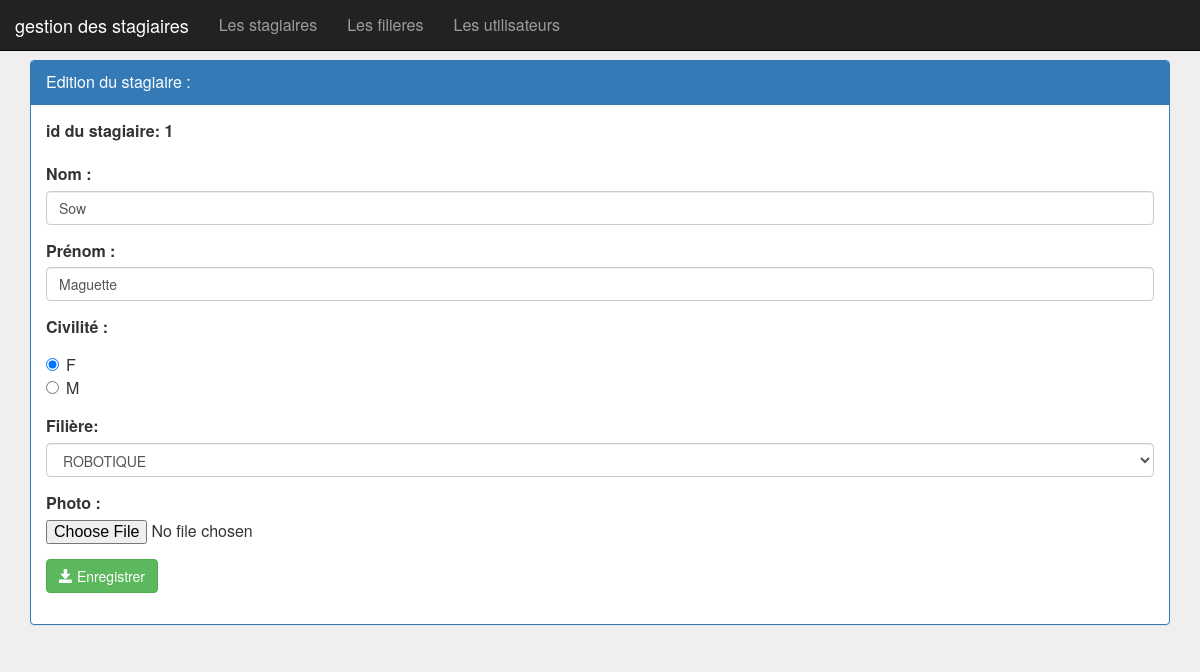
Page /editerStagiaire.php?idS=1 (signed in) on the committed database.
### tables this page shows
create table stagiaires(
    idstagiaires int primary key auto_increment, 
    nomstagiaires VARCHAR(50),
    prenom VARCHAR(50),
    civilite VARCHAR(1),
    photho VARCHAR(100),
    idfilieres int
);

create table filieres(
    idfilieres int primary key auto_increment,  
    nomfiliere VARCHAR(50),
    niveau VARCHAR(50)   
);

### editerStagiaire.php (the view, shortened to what this page needs)
<?php
    require_once('connexiondb.php');
    $idS=isset($_GET['idS'])?$_GET['idS']:0;
    $requeteS="select * from stagiaires where idstagiaires=$idS";
    $resultatS=$pdo->query($requeteS);
    $stagiaire=$resultatS->fetch();
    $nom=$stagiaire['nomstagiaires'];
    $prenom=$stagiaire['prenom'];
    $civilite=strtoupper($stagiaire['civilite']);
    $idFiliere=$stagiaire['idfilieres'];
    $requeteF="select * from filieres";
    $resultatF=$pdo->query($requeteF);
?>
<HTML>
<head>
<link rel="stylesheet" href="//netdna.bootstrapcdn.com/bootstrap/3.1.1/css/bootstrap.min.css">
<link rel="stylesheet" href="css/monstyle.css">
<link rel="stylesheet" type="text/css" href="css/font-awesome.min.css">
</head>
    <body>
        <?php include("menu.php"); ?>
        <div class="container">
             <div class="panel panel-primary margetop">
                <div class="panel-heading">Edition du stagiaire :</div>
                <div class="panel-body">
                    <form method="post" action="updateStagiaire.php" class="form"  enctype="multipart/form-data">
						<div class="form-group">
                             <label for="idstagiaires">id du stagiaire: <?php echo $idS ?></label>
                        </div>
                        <div class="form-group">
                             <label for="nomstagiaires">Nom :</label>
                            <input type="text" name="nomstagiaires" placeholder="Nom" class="form-control" value="<?php echo $nom ?>"/>
                        </div>
                        <div class="form-group">
                             <label for="prenom">Prénom :</label>
                            <input type="text" name="prenom" placeholder="Prénom" class="form-control"
                                   value="<?php echo $prenom ?>"/>
                        </div>
                        <div class="form-group">
                            <label for="civilite">Civilité :</label>
                            <div class="radio">
                                <label><input type="radio" name="civilite" value="F"
                                    <?php if($civilite==="F")echo "checked" ?> checked/> F </label><br>
                                <label><input type="radio" name="civilite" value="M"
                                    <?php if($civilite==="M")echo "checked" ?>/> M </label>
                            </div>
                        </div>
                        <div class="form-group">
                            <label for="idfilieres">Filière:</label>
				            <select name="idfilieres" class="form-control" id="idfilieres">
                              <?php while($filiere=$resultatF->fetch()) { ?>
                                <option value="<?php echo $filiere['idfilieres'] ?>"
                                         <?php if($idFiliere===$filiere['idfilieres']) echo "selected" ?>>
                                    <?php echo $filiere['nomfiliere'] ?>
                                </option>
                              <?php }?>
				            </select>
                        </div>
                        <div class="form-group">
                             <label for="photho">Photo :</label>
                            <input type="file" name="photho" />
                        </div>
				        <button type="submit" class="btn btn-success">
                            <span class="glyphicon glyphicon-save"></span>
                            Enregistrer
                        </button>
					</form>
                </div>
            </div>
        </div>
    </body>
</HTML>

### css/monstyle.css (style rules this page uses)
.margetop { margin-top: 60px; }
body { background-color: rgb(240, 238, 238); font-size: 16px; }

### rows in the picture
stagiaires: nomstagiaires "Sow", prenom "Maguette", civilite "☑ F", civilite "☐ M", idfilieres "ROBOTIQUE"

### other values in the picture
$idS "1"
